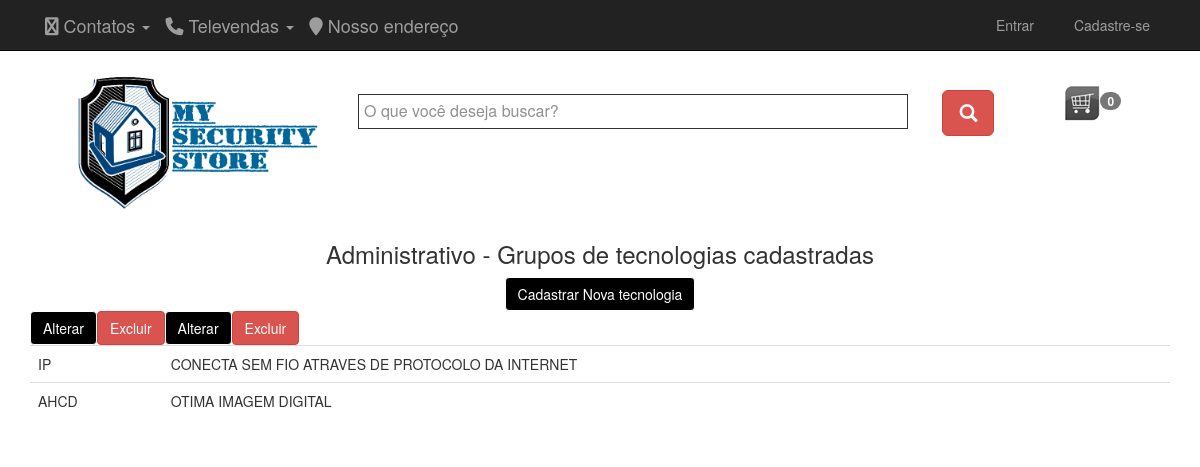
Page /MySecurityStore/mostraTecnologiasCadastradas.php on the committed database.
### tables this page shows
CREATE TABLE `tecnologias` (
  `idtecnologia` int(11) NOT NULL,
  `descricao` varchar(50) NOT NULL,
  `caracteristicas` varchar(100) NOT NULL
);

### MySecurityStore/mostraTecnologiasCadastradas.php (the view, shortened to what this page needs)
<?php include("topo.php");
	  include("menuSecundario.php")
?>
<div class="container">
	<div class="text-center">
		<h3>Administrativo - Grupos de tecnologias cadastradas</h3>
		<div class="btn-group" role="group">
			<a href="cadastraTecnologias.php?idtecnologia=0" class="btn btn-primary">Cadastrar Nova tecnologia</a>
		</div>
	</div>
	<table class="table">
		<?php include("conexao.php");
		function RetornaTecnologias(){
			$sql = "SELECT * FROM `tecnologias`";
			$conexao = AbreConexao();
			$resultado = $conexao->query($sql);
			if (mysqli_num_rows($resultado) > 0){
				while($row = mysqli_fetch_array($resultado)){
					$tecnologia[] = $row;
				}
				return $tecnologia;
			}else{
				return null;
			}
		}
			$vettecnologias = RetornaTecnologias();
			if ($vettecnologias != null){
				foreach ($vettecnologias as $tecnologia) {
					echo '<tr><td>'.$tecnologia['descricao'].'</td>
					     <td>'.$tecnologia['caracteristicas'].'</td>
					<a href="cadastraTecnologias.php?idtecnologia='.$tecnologia['idtecnologia'].'"class="btn btn-primary">Alterar</a>
					<a href="excluirTecnologia.php?idtecnologia='.$tecnologia['idtecnologia'].'"class="btn btn-danger" onclick="return confirm(\'Deseja excluir?\');">Excluir</a>
					</td>
					</tr>';
				}
			}
			else{
				echo "<tr><td>
					Nenhuma tecnologia encontrado!
					  </td></tr>";
			}
		?>
	</table>
</div>

### MySecurityStore/css/style.css (style rules this page uses)
h1, h2, h3, h4, h5, h6 { margin: 0 0 15px; }
body { font-family:Arial, Helvetica, sans-serif; }
a { color: #5a88ca }

### MySecurityStore/css/w3.css (style rules this page uses)
html { box-sizing:border-box }
*,*:before,*:after { box-sizing:inherit }
html { -ms-text-size-adjust:100%;-webkit-text-size-adjust:100% }
body { margin:0 }
a { background-color:transparent;-webkit-text-decoration-skip:objects }
html,body { font-family:Verdana,sans-serif;font-size:15px;line-height:1.5 }
html { overflow-x:hidden }
h3 { font-size:24px }
h1,h2,h3,h4,h5,h6 { font-family:"Segoe UI",Arial,sans-serif;font-weight:400;margin:10px 0 }
a { color:inherit }

### rows in the picture
tecnologias: descricao "IP", caracteristicas "CONECTA SEM FIO ATRAVES DE PROTOCOLO DA INTERNET"
tecnologias: descricao "AHCD", caracteristicas "OTIMA IMAGEM DIGITAL"
